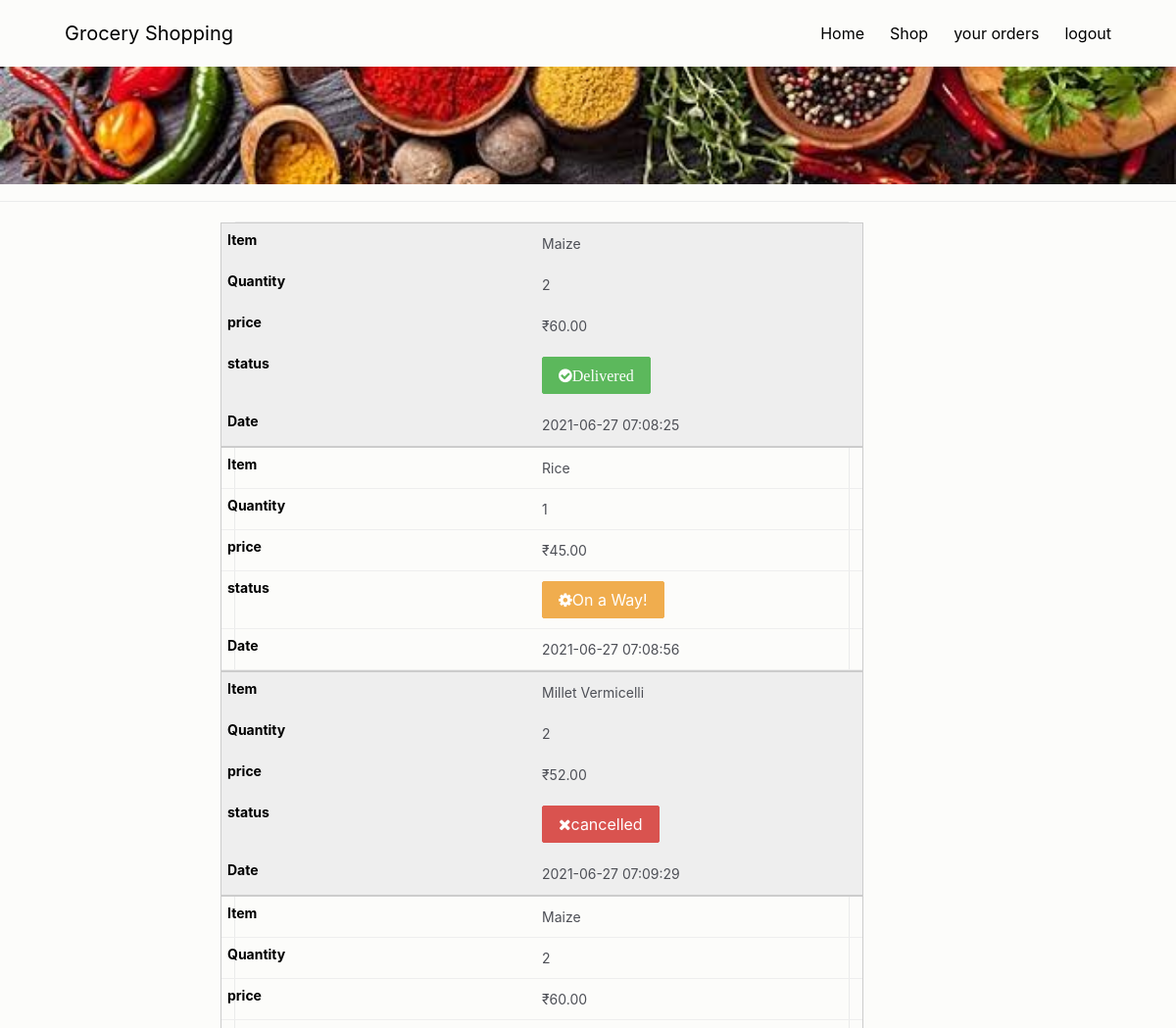
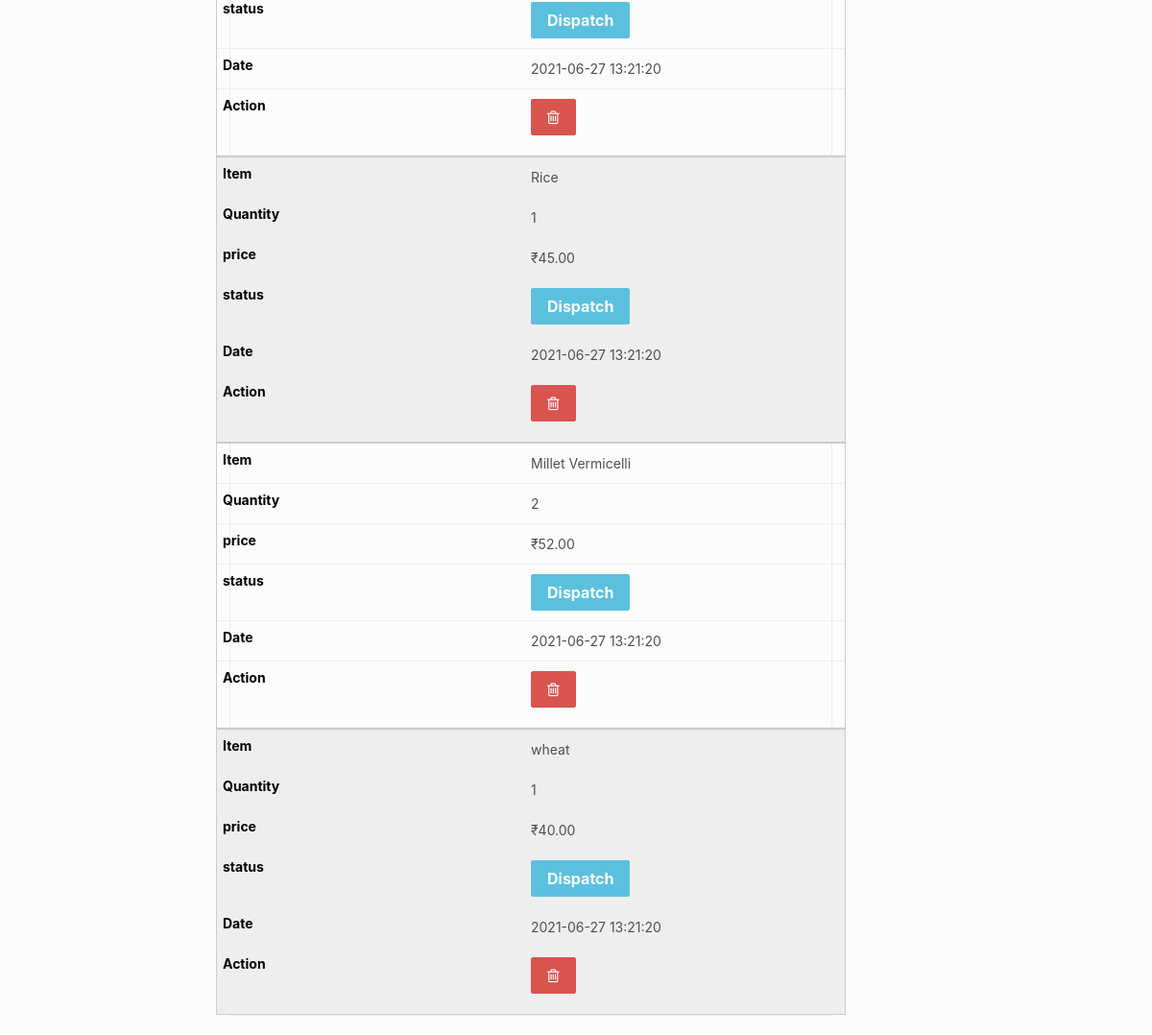
Page /your_orders.php (signed in) on the committed database (2 pictures, top to bottom).
### tables this page shows
CREATE TABLE `users_orders` (
  `o_id` int(222) NOT NULL,
  `u_id` int(222) NOT NULL,
  `title` varchar(222) NOT NULL,
  `quantity` int(222) NOT NULL,
  `price` decimal(10,2) NOT NULL,
  `status` varchar(222) DEFAULT NULL,
  `date` timestamp NOT NULL DEFAULT CURRENT_TIMESTAMP ON UPDATE CURRENT_TIMESTAMP
);

### your_orders.php (the view, shortened to what this page needs)
<!DOCTYPE html>
<html lang="en">
<?php
include("connection/connect.php");
if(empty($_SESSION['user_id']))
{
	header('location:login.php');
}
else
{
?>
<head>
    <link href="css/bootstrap.min.css" rel="stylesheet">
    <link href="css/font-awesome.min.css" rel="stylesheet">
    <link href="css/animsition.min.css" rel="stylesheet">
    <link href="css/animate.css" rel="stylesheet">
    <link href="css/style.css" rel="stylesheet">
	</head>
<body>
        <header id="header" class="header-scroll top-header headrom">
            <nav class="navbar navbar-dark">
                <div class="container">
                    <a class="navbar-brand" href="index.php" style="color:black">Grocery Shopping</a>
                    <div class="collapse navbar-toggleable-md  float-lg-right" id="mainNavbarCollapse">
                        <ul class="nav navbar-nav">
                            <li class="nav-item"> <a class="nav-link active" href="index.php" style="color:black">Home <span class="sr-only">(current)</span></a> </li>
                            <li class="nav-item"> <a class="nav-link active" href="shop.php" style="color:black">Shop <span class="sr-only"></span></a> </li>
							<?php
						if(empty($_SESSION["user_id"]))
							{
								echo '<li class="nav-item"><a href="login.php" class="nav-link active" style="color:black">login</a> </li>
							  <li class="nav-item"><a href="registration.php" class="nav-link active" style="color:black">signup</a> </li>';
							}
						else
							{
									echo  '<li class="nav-item"><a href="your_orders.php" class="nav-link active" style="color:black">your orders</a> </li>';
									echo  '<li class="nav-item"><a href="logout.php" class="nav-link active" style="color:black">logout</a> </li>';
							}
						?>
                        </ul>
                    </div>
                </div>
            </nav>
        </header>
        <div class="page-wrapper">
            <div class="inner-page-hero bg-image" data-image-src="images/img/res.jpeg">
            </div>
            <div class="result-show">
            </div>
            <section class="restaurants-page">
                <div class="container">
                    <div class="row">
                        <div class="col-xs-10 col-sm-4 col-md-4 col-lg-2">
                        </div>
                        <div class="col-xs-12 col-sm-7 col-md-7 ">
                            <div class="bg-gray restaurant-entry">
                                <div class="row">
							<table >
						  <tbody>
							<?php
						$query_res= mysqli_query($db,"select * from users_orders where u_id='".$_SESSION['user_id']."'");
												if(!mysqli_num_rows($query_res) > 0 )
														{
															echo '<td colspan="6"><center>You have No orders Placed yet. </center></td>';
														}
													else
														{
										  while($row=mysqli_fetch_array($query_res))
										  {
							?>
												<tr>
														 <td data-column="Item"> <?php echo $row['title']; ?></td>
														  <td data-column="Quantity"> <?php echo $row['quantity']; ?></td>
														  <td data-column="price">₹<?php echo $row['price']; ?></td>
														   <td data-column="status">
														   <?php
																			$status=$row['status'];
																			if($status=="" or $status=="NULL")
																			{
                                                                                $delbtn="yes";
																			?>
																			<button type="button" class="btn btn-info" style="font-weight:bold;">Dispatch</button>
																		   <?php
																			  }
																			   if($status=="in process")
																			 {  $delbtn="no"; ?>
																				<button type="button" class="btn btn-warning"><span class="fa fa-cog fa-spin"  aria-hidden="true" ></span>On a Way!</button>
																			<?php
																				}
																			if($status=="closed")
																			{ $delbtn="no";
																			?>
																			 <button type="button" class="btn btn-success" ><span  class="fa fa-check-circle" aria-hidden="true">Delivered</button>
																			<?php
                                                                            }
																			?>
																			<?php
																			if($status=="rejected")
																				{$delbtn="no";
																			?>
																			 <button type="button" class="btn btn-danger"> <i class="fa fa-close"></i>cancelled</button>
																			<?php
																			}
																			?>
														   </td>
														  <td data-column="Date"> <?php echo $row['date']; ?></td>
                                                          <?php if($delbtn=="yes"){?>
                                                            <td data-column="Action"> <a href="delete_orders.php?order_del=<?php echo $row['o_id'];?>" onclick="return confirm('Are you sure you want to cancel your order?');" class="btn btn-danger btn-flat btn-addon btn-xs m-b-10"><i class="fa fa-trash-o" style="font-size:16px"></i></a>
															</td>
                                                              <?php }?>
												</tr>
														<?php }} ?>
						  </tbody>
					</table>
                                </div>
                            </div>
                            </div>
                        </div>
                    </div>
                </div>
</body>
</html>
<?php
}
?>

### css/style.css (style rules this page uses)
body { background: rgba(252, 251, 249, 0.68); font-size: 16px; color: #4d4f56; font-weight: 400; overflow-x: hidden; }
a { color: #f30; }
ul { list-style-type: none; padding: 0; }
.container { max-width: 1270px; width: 94%; }
.page-wrapper { padding-top: 68px; }
.form-control-lg, .dropdown-menu, .btn, .btn-group-lg>.btn, .btn-lg, .img-rounded { border-radius: 2px }
.btn { transition: all .4s; }
.m-b-10 { margin-bottom: 10px; }
#header { position: fixed; width: 100%; border: 0; z-index: 99; }
.navbar { background-image: url("../images/menu-bg.jpg"); padding: .95rem 1rem; border-radius: 0; }
.navbar-nav .nav-item { padding-left: 10px; }
.inner-page-hero { padding-top: 5%; padding-bottom: 5%; }
.result-show { padding: 7px 0 10px; border-bottom: 1px solid #eaebeb; color: #333366; margin-bottom: 20px; }
.restaurant-entry { border: 1px solid #eaebeb; border-radius: 2px; margin-bottom: 20px; }

### your_orders.php (style rules this page uses)
table { width: 750px; border-collapse: collapse; margin: auto; }
tr:nth-of-type(odd) { background: #eee; }
td, th { padding: 10px; border: 1px solid #ccc; text-align: left; font-size: 14px; }
@media only screen and (max-width: 760px),
(min-device-width: 768px) and (max-device-width: 1024px) { table { width: 100%; } }
@media only screen and (max-width: 760px),
(min-device-width: 768px) and (max-device-width: 1024px) { table, thead, tbody, th, td, tr { display: block; } }
@media only screen and (max-width: 760px),
(min-device-width: 768px) and (max-device-width: 1024px) { tr { border: 1px solid #ccc; } }
@media only screen and (max-width: 760px),
(min-device-width: 768px) and (max-device-width: 1024px) { td { border: none; border-bottom: 1px solid #eee; position: relative; padding-left: 50%; } }
@media only screen and (max-width: 760px),
(min-device-width: 768px) and (max-device-width: 1024px) { td:before { position: absolute; top: 6px; left: 6px; width: 45%; padding-right: 10px; white-space: nowrap; content: attr(data-column); color: #000; font-weight: bold; } }

### rows in the picture
users_orders: title "Maize", quantity "2", price "60.00", status "Delivered", date "2021-06-27 07:08:25"
users_orders: title "Rice", quantity "1", price "45.00", status "in process" (drawn), date "2021-06-27 07:08:56"
users_orders: title "Millet Vermicelli", quantity "2", price "52.00", status "rejected" (drawn), date "2021-06-27 07:09:29"
users_orders: title "Maize", quantity "2", price "60.00", shows "Dispatch", date "2021-06-27 13:21:20"
users_orders: title "Rice", quantity "1", price "45.00", shows "Dispatch", date "2021-06-27 13:21:20"
users_orders: title "Millet Vermicelli", quantity "2", price "52.00", shows "Dispatch", date "2021-06-27 13:21:20"
users_orders: title "wheat", quantity "1", price "40.00", shows "Dispatch", date "2021-06-27 13:21:20"
